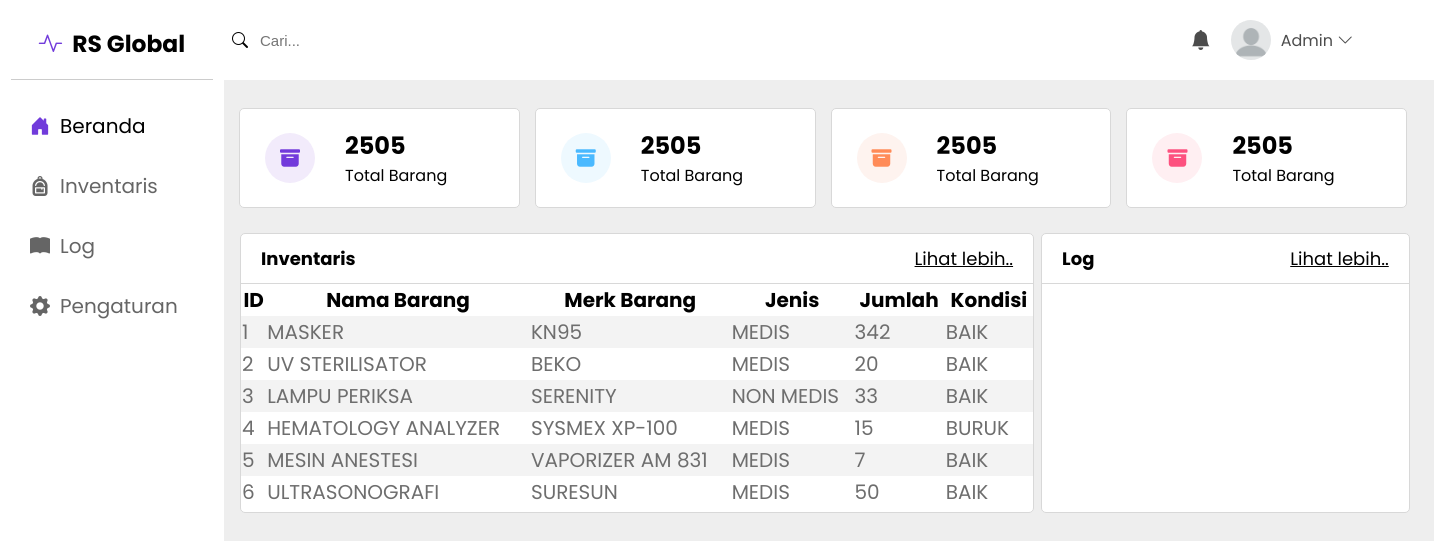
The page / on the database its author committed.
### tables this page shows
CREATE TABLE `barang` (
  `ID_BARANG` int(11) NOT NULL,
  `NAMA_BARANG` varchar(255) NOT NULL,
  `MERK_BARANG` varchar(255) NOT NULL,
  `JENIS_BARANG` varchar(255) NOT NULL,
  `JUMLAH` int(11) NOT NULL,
  `KONDISI` varchar(6) NOT NULL
);

### index.php (the view, shortened to what this page needs)
<?php
    include_once("koneksi.php");
    $query = mysqli_query($koneksi, "SELECT * FROM barang LIMIT 6");
?>
<!DOCTYPE html>
<html lang="en">
<head>
    <link rel="stylesheet" href="src/style.css">
    <link rel="stylesheet" href="https://cdn.jsdelivr.net/npm/bootstrap-icons@1.11.1/font/bootstrap-icons.css">
</head>
<body>
    <div class="navbar">
        <div class="container">
                <form action="">
                    <i class="bi bi-search"></i><input type="text" name="" id="" placeholder="Cari...">
                </form>
                <div class="social">
                    <a href="#"><i class="bi bi-bell-fill" id="bell"></i></a>
                    <img src="img/profile.jpg" alt="">
                    <a href="#"> Admin <i class="bi bi-chevron-down"></i></a>
                </div>
        </div>
    </div>
    <div class="sidebar">
        <div class="container">
            <span class="logo"><h3><i class="bi bi-activity"></i>RS Global</h3></span>
            <div class="nav">
                <a href="#" style="opacity: 1;"><i class="bi bi-house-door-fill" style="color: #713bdb;"></i> Beranda</a>
                <a href="inventaris.php"><i class="bi bi-backpack-fill"></i> Inventaris</a>
                <a href="log.php"><i class="bi bi-book-fill"></i> Log</a>
                <a href="pengaturan.php"><i class="bi bi-gear-fill"></i> Pengaturan</a>
            </div>
        </div>
    </div>
    <div class="content">
        <div class="container">
            <div class="card">
                <div class="icon">
                    <i class="bi bi-archive-fill"></i>
                </div>
                <div class="text-box">
                    <h2>2505</h2>
                    <p>Total Barang</p>
                </div>
            </div>
            <div class="card">
                <div class="icon1">
                    <i class="bi bi-archive-fill"></i>
                </div>
                <div class="text-box">
                    <h2>2505</h2>
                    <p>Total Barang</p>
                </div>
            </div>
            <div class="card">
                <div class="icon2">
                    <i class="bi bi-archive-fill"></i>
                </div>
                <div class="text-box">
                    <h2>2505</h2>
                    <p>Total Barang</p>
                </div>
            </div>
            <div class="card">
                <div class="icon3">
                    <i class="bi bi-archive-fill"></i>
                </div>
                <div class="text-box">
                    <h2>2505</h2>
                    <p>Total Barang</p>
                </div>
            </div>
        </div>
        <div class="wrapper">
            <div class="big-card">
                <div class="title">
                    <p>Inventaris</p>
                    <a href="inventaris.php">Lihat lebih..</a>
                </div>
                <table border="0" style="border-collapse: collapse;">
                    <tr>
                        <th>ID</th>
                        <th>Nama Barang</th>
                        <th>Merk Barang</th>
                        <th>Jenis</th>
                        <th>Jumlah</th>
                        <th>Kondisi</th>
                    </tr>
                    <?php
                        while ($data = mysqli_fetch_array($query)){
                            echo "<tr>";
                            echo "<td>".$data['ID_BARANG']."</td>";
                            echo "<td>".$data['NAMA_BARANG']."</td>";
                            echo "<td>".$data['MERK_BARANG']."</td>";
                            echo "<td>".$data['JENIS_BARANG']."</td>";
                            echo "<td>".$data['JUMLAH']."</td>";
                            echo "<td>".$data['KONDISI']."</td>";
                        }
                    ?>
                </table>
            </div>
            <div class="right-card">
            <div class="title">
                <p>Log</p>
                <a href="log.php">Lihat lebih..</a>
            </div>
            </div>
        </div>
    </div>
</body>
</html>

### src/style.css (style rules this page uses)
* { box-sizing: border-box; }
body { font-family: "Poppins", sans-serif; width: 100%; height: 100vh; margin: 0; padding: 0; background-color: #eee; overflow: scroll; overflow-x: hidden; }
.container { margin: 7px; padding: 8px; }
.navbar { width: 100%; height: 80px; background-color: #fff; position: fixed; top: 0; display: flex; align-items: center; max-width: 100%; }
.navbar .container { width: 80%; margin-left: 14rem; display: flex; align-items: center; position: fixed; justify-content: space-between; }
.navbar .container img { height: 40px; width: 40px; border-radius: 50%; }
.navbar .container input[type="text"] { height: 60px; width: 500px; font-size: 15px; border: none; outline: none; }
#bell { font-size: 20px; }
.navbar a { color: black; opacity: 0.7; text-decoration: none; }
.navbar .container .social { display: flex; align-items: center; justify-content: center; gap: 10px; }
.sidebar { display: flex; justify-content: center; width: 14rem; background-color: white; height: 100%; position: fixed; font-size: 20px; margin: 0; padding: 0; top: 0; }
.sidebar .container { padding-top: 0; margin-top: 0; }
span.logo { display: flex; justify-content: center; border-bottom: 1px solid rgb(204, 204, 204); width: 90%; margin: 1% 5%; height: 78px; }
span.logo i { color: #713bdb; }
.sidebar .nav { display: flex; flex-direction: column; width: 100%; margin-top: 1rem; }
.sidebar .nav a { width: 14rem; height: 60px; text-decoration: none; color: black; opacity: 0.6; align-items: center; padding: 30px; display: flex; }
.sidebar i, form i, .navbar i { margin-right: 10px; }
.content { width: 100%; margin-left: 14rem; margin-top: 80px; }
.content .container { display: flex; align-items: center; }
.card { background-color: white; border-radius: 5px; display: flex; align-items: center; padding: 25px; height: 100px; width: 20%; margin: 20px 15px 10px 0px; border: 1px solid #d8d8d8; gap: 30px; }
.icon { height: 50px; width: 50px; align-items: center; background-color: #f2ebfb; display: flex; text-align: center; color: #723adb; border-radius: 50%; font-size: 20px; justify-content: center; }
.icon1 { height: 50px; width: 50px; align-items: center; background-color: #eef9ff; display: flex; text-align: center; color: #4ab9ff; border-radius: 50%; font-size: 20px; justify-content: center; }
.icon2 { height: 50px; width: 50px; align-items: center; background-color: #fef3ef; display: flex; text-align: center; color: #ff8b58; border-radius: 50%; font-size: 20px; justify-content: center; }
.icon3 { height: 50px; width: 50px; align-items: center; background-color: #ffeff2; display: flex; text-align: center; color: #fd517f; border-radius: 50%; font-size: 20px; justify-content: center; }
.text-box { text-align: start; }
.text-box h2, .text-box p { margin: 0; }
.big-card { border: 1px solid #d8d8d8; border-radius: 5px; width: 56%; height: 280px; background-color: white; }
.big-card .title { width: 100%; border-bottom: 1px solid #d8d8d8; border-radius: 5px 5px 0 0; display: flex; align-items: center; height: 50px; font-size: 18px; padding: 20px; justify-content: space-between; }
.big-card table { width: 100%; }
.title p { font-weight: bold; }
.title a { color: black; }
.big-card table { font-size: 20px; }
.big-card table tr:nth-child(even) { background-color: rgb(243, 243, 243); }
.big-card table tr td { color: rgb(110, 110, 110); }
.right-card { border: 1px solid #d8d8d8; border-radius: 5px; width: 26%; height: 280px; background-color: white; }
.right-card .title { width: 100%; border-bottom: 1px solid #d8d8d8; border-radius: 5px 5px 0 0; display: flex; align-items: center; height: 50px; font-size: 18px; padding: 20px; justify-content: space-between; }
.wrapper { display: flex; gap: 7px; margin-left: 16px; }

### rows shown on the page
barang: ID_BARANG "1", NAMA_BARANG "MASKER", MERK_BARANG "KN95", JENIS_BARANG "MEDIS", JUMLAH "342", KONDISI "BAIK"
barang: ID_BARANG "2", NAMA_BARANG "UV STERILISATOR", MERK_BARANG "BEKO", JENIS_BARANG "MEDIS", JUMLAH "20", KONDISI "BAIK"
barang: ID_BARANG "3", NAMA_BARANG "LAMPU PERIKSA", MERK_BARANG "SERENITY", JENIS_BARANG "NON MEDIS", JUMLAH "33", KONDISI "BAIK"
barang: ID_BARANG "4", NAMA_BARANG "HEMATOLOGY ANALYZER", MERK_BARANG "SYSMEX XP-100", JENIS_BARANG "MEDIS", JUMLAH "15", KONDISI "BURUK"
barang: ID_BARANG "5", NAMA_BARANG "MESIN ANESTESI", MERK_BARANG "VAPORIZER AM 831", JENIS_BARANG "MEDIS", JUMLAH "7", KONDISI "BAIK"
barang: ID_BARANG "6", NAMA_BARANG "ULTRASONOGRAFI", MERK_BARANG "SURESUN", JENIS_BARANG "MEDIS", JUMLAH "50", KONDISI "BAIK"
